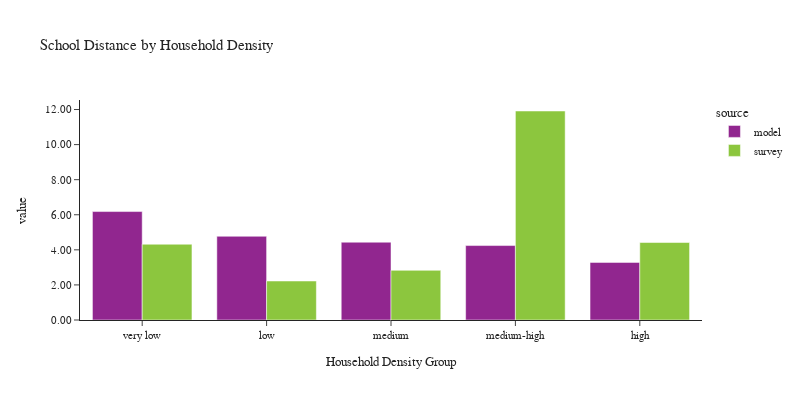

This figure's notebook cell:
### Code cell
plot_school_location(df_students, 'hh_density_group', 'Household Density', 'Household Density Group')

### Figure 1 — Plotly figure (JSON) as saved in the notebook; plotly's stock layout.template omitted (floating-point values rounded to 4 significant figures)
{"data": [{"alignmentgroup": "True", "customdata": [[1], [1], [1], [1], [1]], "hovertemplate": "source=model<br>hh_density_group=%{x}<br>value=%{y}<br>sample count=%{customdata[0]}<extra></extra>", "legendgroup": "model", "marker": {"color": "#91268F", "pattern": {"shape": ""}}, "name": "model", "offsetgroup": "model", "orientation": "v", "showlegend": true, "textposition": "auto", "type": "bar", "x": ["very low", "low", "medium", "medium-high", "high"], "xaxis": "x", "y": [6.183, 4.773, 4.435, 4.244, 3.284], "yaxis": "y"}, {"alignmentgroup": "True", "customdata": [[1], [1], [1], [1], [1]], "hovertemplate": "source=survey<br>hh_density_group=%{x}<br>value=%{y}<br>sample count=%{customdata[0]}<extra></extra>", "legendgroup": "survey", "marker": {"color": "#8CC63E", "pattern": {"shape": ""}}, "name": "survey", "offsetgroup": "survey", "orientation": "v", "showlegend": true, "textposition": "auto", "type": "bar", "x": ["very low", "low", "medium", "medium-high", "high"], "xaxis": "x", "y": [4.321, 2.224, 2.831, 11.92, 4.416], "yaxis": "y"}], "layout": {"barmode": "group", "font": {"size": 11}, "height": 400, "legend": {"title": {"text": "source"}, "tracegroupgap": 0}, "title": {"text": "School Distance by Household Density"}, "width": 800, "xaxis": {"anchor": "y", "domain": [0.0, 1.0], "title": {"text": "Household Density Group"}}, "yaxis": {"anchor": "x", "domain": [0.0, 1.0], "tickformat": ".2f", "title": {"text": "value"}}}}
